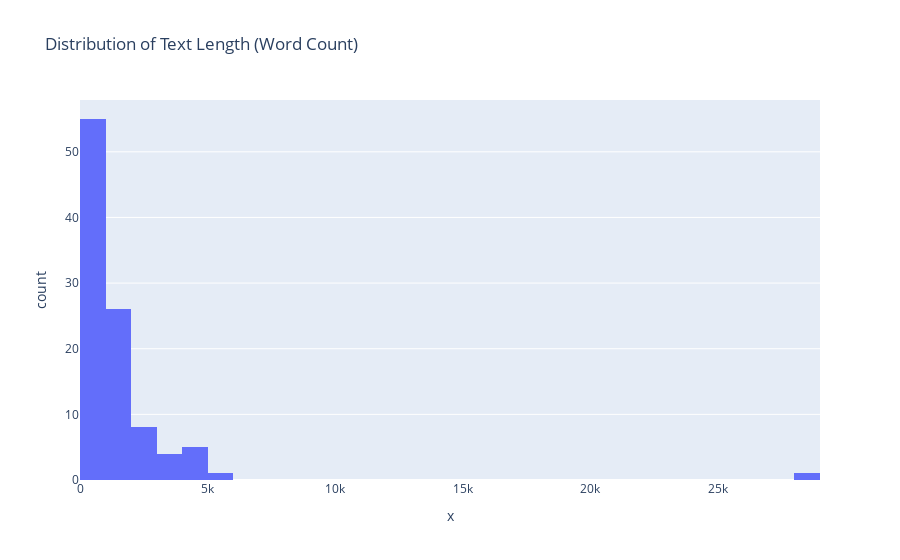

The cell this chart's notebook holds for it:
### Code cell
px.histogram(x=train_csv["preprocessed_html_text"].apply(lambda text: text.split(" ")).apply(len),
             title="Distribution of Text Length (Word Count)")

### Figure 1 — Plotly figure (JSON) as saved in the notebook; plotly's stock layout.template omitted (floating-point values rounded to 4 significant figures)
{"data": [{"alignmentgroup": "True", "bingroup": "x", "hovertemplate": "x=%{x}<br>count=%{y}<extra></extra>", "legendgroup": "", "marker": {"color": "#636efa", "pattern": {"shape": ""}}, "name": "", "offsetgroup": "", "orientation": "v", "showlegend": false, "x": [937, 2970, 1115, 499, 575, 291, 303, 186, 239, 297, 308, 1133, 937, 937, 675, 675, 1104, 1186, 955, 469, 3850, 4936, 799, 927, 846, 2079, 1795, 3573, 4008, 1034, 1298, 4211, 1214, 1767, 4660, 436, 865, 497, 3553, 661, 1291, 834, 439, 605, 962, 539, 3345, 5105, 1092, 276, 424, 371, 707, 707, 393, 378, 2021, 1771, 817, 4410, 809, 1531, 1529, 1868, 872, 374, 893, 683, 1792, 1740, 1999, 1623, 891, 390, 1694, 811, 2001, 1706, 2726, 1627, 757, 768, 532, 1384, 689, 478, 749, 749, 532, 532, 2053, 684, 886, 2515, 2391, 28328, 853, 1505, 1763, 1095], "xaxis": "x", "yaxis": "y", "type": "histogram"}], "layout": {"xaxis": {"anchor": "y", "domain": [0, 1], "title": {"text": "x"}}, "yaxis": {"anchor": "x", "domain": [0, 1], "title": {"text": "count"}}, "legend": {"tracegroupgap": 0}, "title": {"text": "Distribution of Text Length (Word Count)"}, "barmode": "relative"}}
